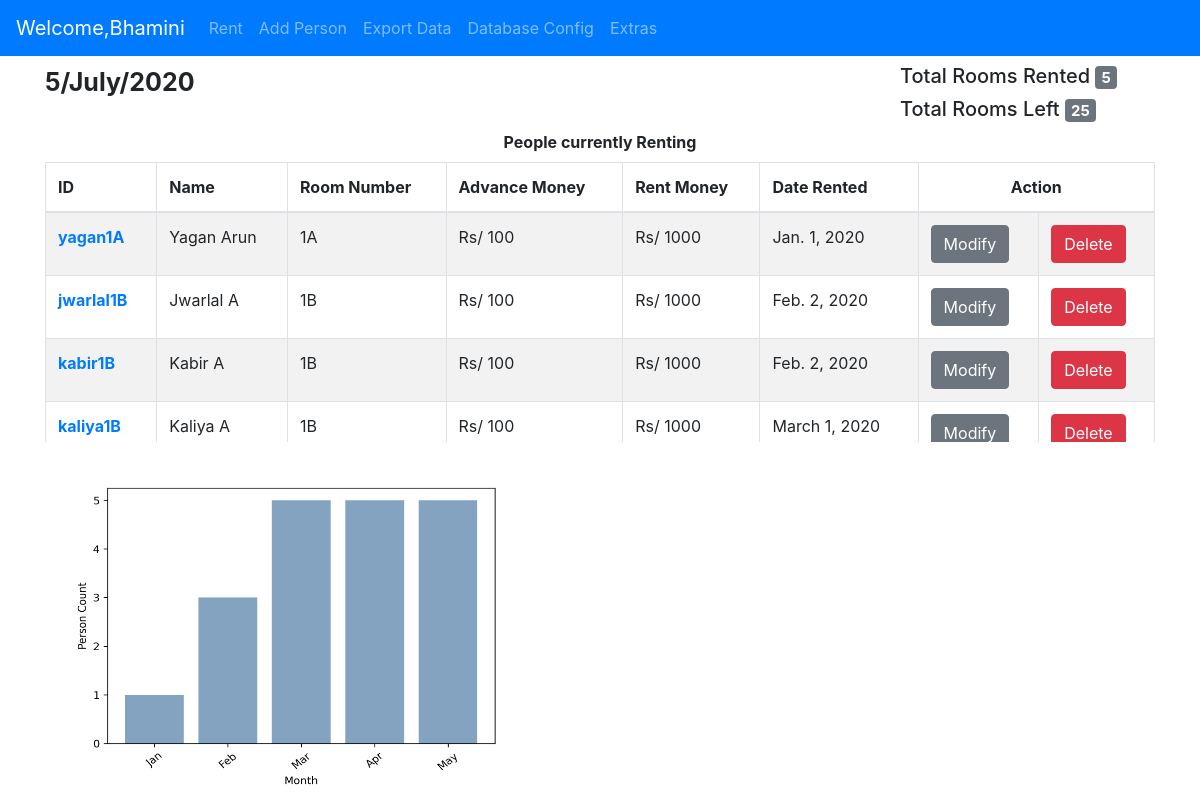
The page / on the database its author committed.
### Management/models.py (models this page shows)
class Person(models.Model):
    first_name = models.CharField(max_length=30,null=False,blank=False)
    last_name = models.CharField(max_length=30,null=True,blank=True)
    age = models.IntegerField(null=True)
    designation = models.CharField(max_length=30,null=True,blank=True)
    room_no = models.CharField(max_length=30)
    id = models.CharField(primary_key=True,unique=True,max_length=20)
    rent_Ammount = models.IntegerField()
    advance_Ammount = models.IntegerField()
    contact_no = models.IntegerField(null=True)
    date = models.DateField()

### Management/views.py (the view)
# urls.py: re_path(r'^$',home_view , name = 'home'),
def home_view(request):
    day = datetime.datetime.now().day
    month = datetime.datetime.now().month
    year = datetime.datetime.now().year
    if len(Person.objects.all()) != PersonTrack.objects.get(id=1).length:
        generate_image(month)
        PersonTrack.objects.filter(id=1).update(length=len(Person.objects.all()))
        print("genrated")
    else:
        print("No changes in db")
    context = {
        'day': day,
        'month': datetime.date(year, month, 1).strftime('%B'),
        'year': year,
        'total_rooms_left': 30 - len(Person.objects.all()),
        'count_of_rooms': len(Person.objects.all()),
        'person_list': Person.objects.all().order_by('date'),
    }
    return render(request, 'home.html', context)

### templates/home.html (shortened to what this page needs)
{% extends 'base.html' %}
{% block content %}
    <div class="container mt-2">
        <div class="row">
            <div class="col-lg-3">
                <strong style="font-size:25px;">{{ day }}/{{ month }}/{{ year }}</strong>
            </div>
            <div class="col-lg-6">
            </div>
            <div class="col-lg-3">
                <h5>Total Rooms Rented <span class="badge badge-secondary">{{ count_of_rooms }}</span></h5>
                <h5>Total Rooms Left <span class="badge badge-secondary">{{ total_rooms_left }}</span></h5>
            </div>
        </div>
    </div>
    {% if total_rooms_left == 30 %}
       <div class="container mt-5"><div class="row"><div class="col-lg"> <center><strong>THERE ARE NO PEOPLE CURENNTLY RENTING THE ROOMS</strong></center></div></div></div>
    {% else %}
        <center><strong>People currently Renting</strong></center>
        <div class="container mt-2">
            <div class="row">
                <div class="col-lg">
                     <div class="table-wrapper-scroll-y my-custom-scrollbar">
                         <table class="table table-bordered table-striped mb-0">
                                    <thead>
                                      <tr>
                                          <th>ID</th>
                                          <th>Name</th>
                                          <th>Room Number</th>
                                          <th>Advance Money</th>
                                          <th>Rent Money</th>
                                          <th>Date Rented</th>
                                          <th style="text-align:center;" colspan="2">Action</th>
                                      </tr>
                                    </thead>
                                    <tbody>
                                        {% for person in person_list %}
                                        <tr>
                                            <th scope="row"><a style="text-decoration:none" href="personInfo/{{ person.id }}">{{ person.id }}</a></th>
                                            <td>{{ person.first_name }} {{ person.last_name }}</td>
                                            <td>{{ person.room_no }}</td>
                                            <td>Rs/ {{ person.advance_Ammount }}</td>
                                            <td>Rs/ {{ person.rent_Ammount }}</td>
                                            <td>{{ person.date }}</td>
                                            <td><a href="modify/{{ person.id }}" class="btn btn-secondary">Modify</a> </td>
                                            <td><a href="deleteAction/{{ person.id }}" class="btn btn-danger">Delete</a> </td>
                                        </tr>
                                        {% endfor %}
                                    </tbody>
                                  </table>
                     </div>
                </div>
            </div>
        </div>
        <div class="container mt-1">
                <div class="row">
                    <div class="col-lg">
                            <img height="350px" width="500px" src="{% static "images/graph.png" %}" alt="My image">
                    </div>
                </div>
        </div>
    {% endif %}
{% endblock %}

### templates/base.html (shortened to what this page needs)
<!DOCTYPE html>
<html lang="en">
<head>
    <link rel="stylesheet" href="https://stackpath.bootstrapcdn.com/bootstrap/4.4.1/css/bootstrap.min.css">
</head>
<body>
{% include 'navbar.html'%}
{% block content %}
{% endblock %}
</body>
</html>

### templates/navbar.html
<nav class="navbar navbar-expand-lg navbar-dark bg-primary">
  <a class="navbar-brand" href="{% url 'home' %}">Welcome,Bhamini</a>
  <div class="collapse navbar-collapse">
    <div class="navbar-nav">
      <a class="nav-item nav-link " href="{% url 'rentView' %}">Rent</span></a>
      <a class="nav-item nav-link" href="{%  url 'personDetailsForm' %}">Add Person</a>
      <a class="nav-item nav-link" href="{%  url 'exportDataHome' %}">Export Data</a>
      <a class="nav-item nav-link" href="{%  url 'dbConfigHome' %}">Database Config</a>
      <a class="nav-item nav-link" href="{%  url 'documentation' %}">Extras</a>
    </div>
  </div>
</nav>

### templates/base.html (style rules this page uses)
table { width: 100%; }
th ,td { padding:20px; border : 2px solid black; height: 50px }

### templates/home.html (style rules this page uses)
.my-custom-scrollbar { position: relative; height: 280px; overflow: auto; }
.table-wrapper-scroll-y { display: block; }

### rows shown on the page
Person: id "yagan1A", first_name "Yagan", last_name "Arun", room_no "1A", advance_Ammount "100", rent_Ammount "1000", date "Jan. 1, 2020"
Person: id "jwarlal1B", first_name "Jwarlal", last_name "A", room_no "1B", advance_Ammount "100", rent_Ammount "1000", date "Feb. 2, 2020"
Person: id "kabir1B", first_name "Kabir", last_name "A", room_no "1B", advance_Ammount "100", rent_Ammount "1000", date "Feb. 2, 2020"
Person: id "kaliya1B", first_name "Kaliya", last_name "A", room_no "1B", advance_Ammount "100", rent_Ammount "1000", date "March 1, 2020"

### other values the page prints
{{ count_of_rooms }} "5"
{{ total_rooms_left }} "25"
